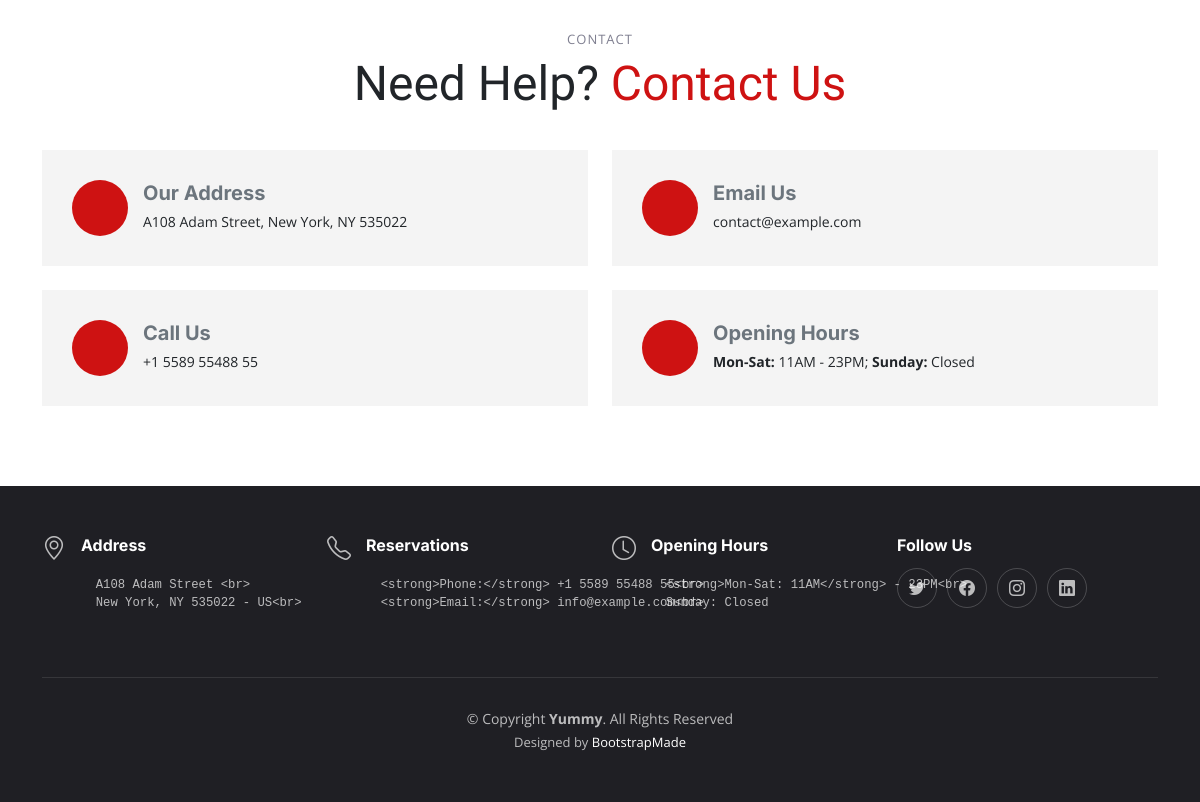
Before: / (lower part) with the older database file.
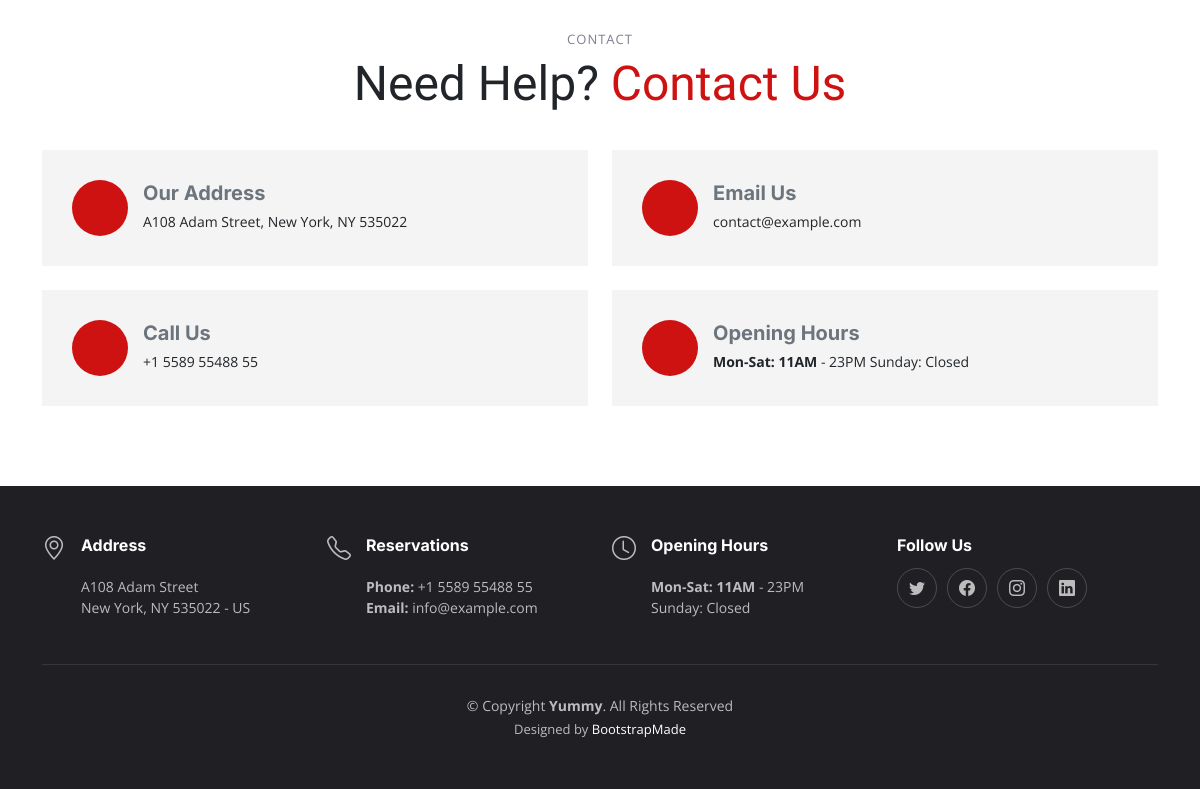
After: the same page with the newer database file.
### home/models.py (models this page shows, shortened)
class Contact(models.Model):
    title= models.CharField(max_length=50)
    description = RichTextField()
    icon = models.ImageField(upload_to='contacts/', null=True, blank=True)
    sort = models.IntegerField(default=0)
    is_visible = models.BooleanField(default=True)
    created_at = models.DateTimeField(auto_now_add=True)
    updated_at = models.DateTimeField(auto_now=True)
    def __str__(self):
        return self.title

class FooterItems(models.Model):
    item_title = models.CharField(max_length=50)
    item_description = models.TextField()
    item_icon = models.CharField(max_length=100, null=True, blank=True)
    created_at = models.DateTimeField(auto_now_add=True)
    updated_at = models.DateTimeField(auto_now=True)

### home/views.py (the view)
# urls.py: path('', home_index, name='home_index'),
def home_index(request):
    if request.method == 'POST':
        book_table_form = ReservationForm(request.POST)
        if book_table_form.is_valid():
            book_table_form.save()
            return redirect(request, 'thanks.html')
    gallery = Gallery.objects.filter(is_visible=True)
    categories = Category.objects.filter(is_visible=True).order_by('sort')
    events = Event.objects.filter(is_visible=True).order_by('sort')
    stuffs = Stuff.objects.filter(is_visible=True).order_by('sort')
    contacts = Contact.objects.filter(is_visible=True).order_by('sort')
    book_table_form = ReservationForm()
    for index, stuff in enumerate(stuffs):
        stuff.aos_delay = index * 100
    context = {
        "stuffs": stuffs,
        "categories": categories,
        "gallery" : gallery,
        "events": events,
        "contacts": contacts,
        "book_table_form": book_table_form
    }
    return render(request, "index.html", context)

### home/context_processor.py (called while the page is built)
def footer_items(request):
    context = {}
    items = FooterItems.objects.all()
    for item in items:
        if item.item_title == 'Address':
            context['address'] = item
        elif item.item_title == 'Reservations':
            context['reservations'] = item
        elif item.item_title == 'Opening Hours':
            context['opening_hours'] = item
    return {
        'footer_items': context
    }

### home/models.py (called while the page is built)
    def __iter__(self):
        dishes = self.dishes.filter(is_visible=True).order_by('sort')
        for dish in dishes:
            yield dish

    def __str__(self):
        return self.name

    def __str__(self):
        return self.name

    def __str__(self):
        return self.name

    def __str__(self):
        return self.name

### manager/templatetags/is_manager_tag.py (called while the page is built)
@register.filter(name='is_manager_tag')
def is_manager_tag(user, group_name="manager"):
    return user.groups.filter(name=group_name).exists() or user.is_superuser

### home/templates/index.html (shortened to what this page needs)
    {% extends "base.html" %}
    {% block content %}
    {% include "contacts.html" %}
    {% endblock %}

### templates/base.html (shortened to what this page needs)
{% load static %}
<!DOCTYPE html>
<html lang="en">
<head>
  <link href="{% static "vendor/bootstrap/css/bootstrap.min.css"%}" rel="stylesheet">
  <link href="{% static "vendor/bootstrap-icons/bootstrap-icons.css"%}" rel="stylesheet">
  <link href="{% static "vendor/aos/aos.css"%}" rel="stylesheet">
  <link href="{% static "vendor/glightbox/css/glightbox.min.css"%}" rel="stylesheet">
  <link href="{% static "vendor/swiper/swiper-bundle.min.css"%}" rel="stylesheet">
  <link href="{% static "css/main.css"%}" rel="stylesheet">
</head>
<body>
  <main id="main">
    {% block  content%}
    {% endblock %}
  </main>
    {% include "includes/footer.html" %}
</body>
</html>

### templates/includes/nav.html (shortened to what this page needs)
{% load is_manager_tag %}

### home/templates/reservations.html (shortened to what this page needs)
{% load static %}

### home/templates/contacts.html
<section id="contact" class="contact">
      <div class="container" data-aos="fade-up">
        <div class="section-header">
          <h2>Contact</h2>
          <p>Need Help? <span>Contact Us</span></p>
        </div>
        <div class="row gy-4">
            {% for contact in contacts %}
                <div class="col-md-6">
                <div class="info-item  d-flex align-items-center">
                  <i class="icon {{contact.icon.url}} flex-shrink-0"></i>
                  <div>
                <h3>{{ contact }}</h3>
                <p>{{ contact.description|safe }}</p>
              </div>
            </div>
          </div>
            {% endfor %}
        </div>
      </div>
    </section>

### templates/includes/footer.html
<footer id="footer" class="footer">
    <div class="container">
        <div class="row gy-3">
            <div class="col-lg-3 col-md-6 d-flex">
                <i class="{{ footer_items.address.item_icon }}"></i>
                <div>
                    <h4>{{ footer_items.address.item_title }}</h4>
                    <p>
                        {{ footer_items.address.item_description|safe }}
                    </p>
                </div>
            </div>
        <div class="col-lg-3 col-md-6 footer-links d-flex">
          <i class="{{ footer_items.reservations.item_icon }}"></i>
                <div>
                    <h4>{{ footer_items.reservations.item_title }}</h4>
                    <p>
                        {{ footer_items.reservations.item_description|safe}}
                    </p>
                </div>
        </div>
        <div class="col-lg-3 col-md-6 footer-links d-flex">
         <i class="{{ footer_items.opening_hours.item_icon }}"></i>
                <div>
                    <h4>{{ footer_items.opening_hours.item_title }}</h4>
                    <p>
                        {{ footer_items.opening_hours.item_description|safe }}
                    </p>
                </div>
        </div>
        <div class="col-lg-3 col-md-6 footer-links">
          <h4>Follow Us</h4>
          <div class="social-links d-flex">
            <a href="#" class="twitter"><i class="bi bi-twitter"></i></a>
            <a href="#" class="facebook"><i class="bi bi-facebook"></i></a>
            <a href="#" class="instagram"><i class="bi bi-instagram"></i></a>
            <a href="#" class="linkedin"><i class="bi bi-linkedin"></i></a>
          </div>
        </div>
      </div>
    </div>
    <div class="container">
      <div class="copyright">
        &copy; Copyright <strong><span>Yummy</span></strong>. All Rights Reserved
      </div>
      <div class="credits">
        Designed by <a href="https://bootstrapmade.com/">BootstrapMade</a>
      </div>
    </div>
  </footer>

### static/css/main.css (style rules this page uses)
:root { --font-default: "Open Sans", system-ui, -apple-system, "Segoe UI", Roboto, "Helvetica Neue", Arial, "Noto Sans", "Liberation Sans", sans-serif, "Apple Color Emoji", "Segoe UI Emoji", "Segoe UI Symbol", "Noto Color Emoji"; --font-primary: "Amatic SC", sans-serif; --font-secondary: "Inter", sans-serif; }
:root { --color-default: #212529; --color-primary: #ce1212; --color-secondary: #37373f; }
:root { scroll-behavior: smooth; }
body { font-family: var(--font-default); color: var(--color-default); }
a { color: var(--color-primary); text-decoration: none; }
h1, h2, h3, h4, h5, h6 { font-family: var(--font-secondary); }
section { overflow: hidden; padding: 80px 0; }
.section-header { text-align: center; padding-bottom: 30px; }
.section-header h2 { font-size: 13px; letter-spacing: 1px; font-weight: 400; margin: 0; padding: 0; color: #7f7f90; text-transform: uppercase; font-family: var(--font-default); }
.section-header p { margin: 0; font-size: 48px; font-weight: 400; font-family: var(--font-primary); }
.section-header p span { color: var(--color-primary); }
section { scroll-margin-top: 90px; }
.contact .info-item { background: #f4f4f4; padding: 30px; height: 100%; }
.contact .info-item .icon { display: flex; align-items: center; justify-content: center; width: 56px; height: 56px; font-size: 24px; line-height: 0; color: #fff; background: var(--color-primary); border-radius: 50%; margin-right: 15px; }
.contact .info-item h3 { font-size: 20px; color: #6c757d; font-weight: 700; margin: 0 0 5px 0; }
.contact .info-item p { padding: 0; margin: 0; line-height: 24px; font-size: 14px; }
.footer { font-size: 14px; background-color: #1f1f24; padding: 50px 0; color: rgba(255, 255, 255, 0.7); }
.footer .icon { margin-right: 15px; font-size: 24px; line-height: 0; }
.footer h4 { font-size: 16px; font-weight: bold; position: relative; padding-bottom: 5px; color: #fff; }
.footer .footer-links { margin-bottom: 30px; }
.footer .social-links a { display: flex; align-items: center; justify-content: center; width: 40px; height: 40px; border-radius: 50%; border: 1px solid rgba(255, 255, 255, 0.2); font-size: 16px; color: rgba(255, 255, 255, 0.7); margin-right: 10px; transition: 0.3s; }
.footer .copyright { text-align: center; padding-top: 30px; border-top: 1px solid rgba(255, 255, 255, 0.1); }
.footer .credits { padding-top: 4px; text-align: center; font-size: 13px; }
.footer .credits a { color: #fff; }

Changed rows visible on the page:
changed Contact "Opening Hours": description "Mon-Sat: 11AM - 23PM; Sunday: Closed" → "Mon-Sat: 11AM - 23PM Sunday: Closed"
changed FooterItems "Address": address.item_description "A108 Adam Street <br> New York, NY 535022 - US<br>" → "A108 Adam Street New York, NY 535022 - US"
changed FooterItems "Reservations": reservations.item_description "<strong>Phone:</strong> +1 5589 55488 55<br> <strong>Email:</strong> info@example.com<br>" → "Phone: +1 5589 55488 55 Email: info@example.com"
changed FooterItems "Opening Hours": opening_hours.item_description "<strong>Mon-Sat: 11AM</strong> - 23PM<br> Sunday: Closed" → "Mon-Sat: 11AM - 23PM Sunday: Closed"
